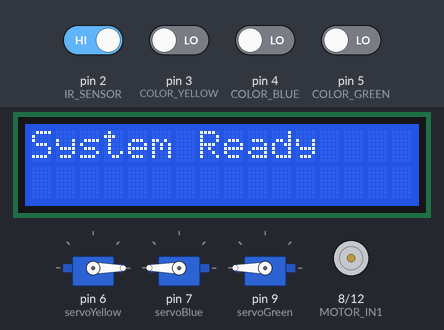
Recording of a sketch running on a simulated Arduino Uno, built with avr-gcc and run on an emulated ATmega328P. Shown: 16×2 character LCD, 3 × servo, motor-driver pin pairs drawn as motors (green arrow = first pin HIGH = forward, orange = second pin HIGH = backward, longer = more drive, scaled by the enable pin). The test bench sets the inputs (shaded band); at power-on: pin 2 (IR_SENSOR) HIGH, pin 3 (COLOR_YELLOW), pin 4 (COLOR_BLUE), pin 5 (COLOR_GREEN) LOW. What the sketch prints to the serial monitor is not drawn.

Above: at 3.3 s.
3.4 s: pin 4 (COLOR_BLUE) driven HIGH
At 4.1 s:
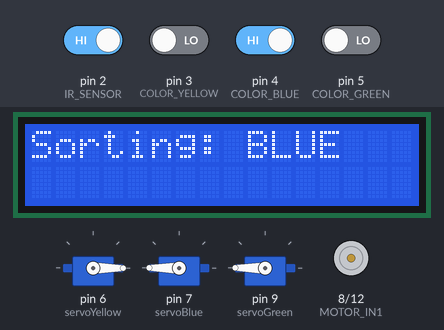
6.4 s: pin 2 (IR_SENSOR) driven LOW and pin 3 (COLOR_YELLOW) driven HIGH
9.4 s: pin 3 (COLOR_YELLOW) driven LOW
At 10.4 s:
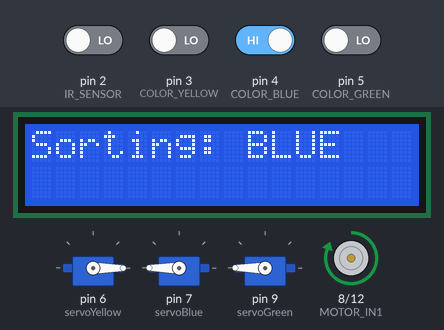
12.4 s: pin 3 (COLOR_YELLOW) driven HIGH and pin 4 (COLOR_BLUE) driven LOW
At 17.3 s:
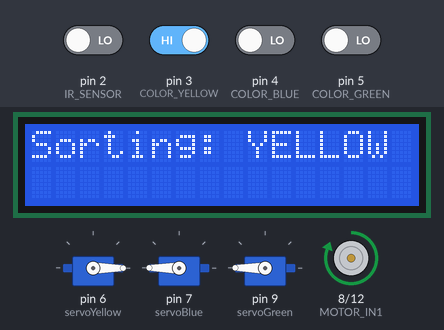
Timing chart, 0 to 24.8 s (numbered marks = the images above; inputs shaded):
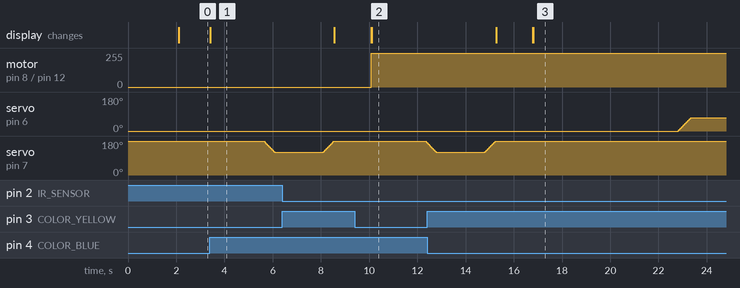

Measured:
- after the input at 3.4 s, servo on pin 7 (servoBlue): moves from 180° to 120° over 0.45 s, starting after 2.2 s; the display: changes at once (image 1)
- after the input at 9.4 s, servo on pin 7 (servoBlue): 180° → 170° after 2.9 s; the display: first differs from a run without the input after 0.72 s (image 2)
- after the input at 12.4 s, servo on pin 6 (servoYellow): moves from 0° to 70° over 0.51 s, starting after 10.4 s; the display: first differs from a run without the input after 4.4 s (image 3)

The sketch:

arduino-with-esp32-sorting-converyor-full-succsus-with-lcd.ino
```cpp
#include <Servo.h>
#include <Wire.h>
#include <LiquidCrystal_I2C.h>

// إنشاء كائن شاشة LCD (تأكد من عنوان الـ I2C الصحيح: 0x27 أو 0x3F)
LiquidCrystal_I2C lcd(0x27, 16, 2);

// تعاريف المداخل
#define IR_SENSOR 2       // حساس IR
#define COLOR_YELLOW 3     // من ESP32-CAM
#define COLOR_BLUE 4
#define COLOR_GREEN 5

// تعريف المحرك (عبر L298N)
#define MOTOR_IN1 8
#define MOTOR_IN2 12
#define MOTOR_ENA 13   // للتحكم بالسرعة (PWM)

// السيرفوهات
Servo servoYellow;
Servo servoBlue;
Servo servoGreen;

// متغيرات زمن التأخير (قابلة للتعديل)
unsigned long delayYellow = 6000; // 6 ثواني
unsigned long delayBlue = 2200;   // 2.2 ثواني
unsigned long delayGreen = 8200;  // 8.2 ثواني

// متغير لتتبع حالة بدء تشغيل السير
bool conveyorStarted = false;

void setup() {
  Serial.begin(9600);

  // إعداد شاشة LCD
  lcd.init();
  lcd.backlight();
  lcd.setCursor(0, 0);
  lcd.print("Color Sort System");
  lcd.setCursor(0, 1);
  lcd.print("Initializing...");
  delay(2000);
  lcd.clear();
  lcd.setCursor(0, 0);
  lcd.print("System Ready");

  pinMode(IR_SENSOR, INPUT);
  pinMode(COLOR_YELLOW, INPUT);
  pinMode(COLOR_BLUE, INPUT);
  pinMode(COLOR_GREEN, INPUT);

  pinMode(MOTOR_IN1, OUTPUT);
  pinMode(MOTOR_IN2, OUTPUT);
  pinMode(MOTOR_ENA, OUTPUT);

  servoYellow.attach(6);
  servoBlue.attach(7);
  servoGreen.attach(9);

  stopMotor();
  servoYellow.write(0);
  servoBlue.write(180);
  servoGreen.write(180);
}

void loop() {
  int irState = digitalRead(IR_SENSOR);

  // تشغيل السير مرة واحدة فقط عند أول اكتشاف لجسم
  if (!conveyorStarted && irState == LOW) {
    runMotor();
    conveyorStarted = true;
    Serial.println("Conveyor started for the first time and will not stop.");
    lcd.clear();
    lcd.setCursor(0, 0);
    lcd.print("Conveyor Running");
  }

  // تحقق من اللون القادم من ESP32
  if (digitalRead(COLOR_YELLOW) == HIGH) {
    handleGate(servoYellow, delayYellow, "YELLOW");
  }
  else if (digitalRead(COLOR_BLUE) == HIGH) {
    handleGate(servoBlue, delayBlue, "BLUE");
  }
  else if (digitalRead(COLOR_GREEN) == HIGH) {
    handleGate(servoGreen, delayGreen, "GREEN");
  }
}

void runMotor() {
  digitalWrite(MOTOR_IN1, HIGH);
  digitalWrite(MOTOR_IN2, LOW);
  analogWrite(MOTOR_ENA, 255); // السرعة (0–255)
}

void stopMotor() {
  digitalWrite(MOTOR_IN1, LOW);
  digitalWrite(MOTOR_IN2, LOW);
}

void handleGate(Servo &servo, unsigned long delayTime, String colorName) {
  Serial.print("Opening gate for color: ");
  Serial.println(colorName);

  // عرض اللون الجاري على الشاشة
  lcd.clear();
  lcd.setCursor(0, 0);
  lcd.print("Sorting: ");
  lcd.print(colorName);

  delay(delayTime);  // الانتظار حتى يصل المنتج أمام البوابة

  // السيرفو الخاص باللون الأصفر يعمل بالعكس
  if (colorName == "YELLOW") {
    for (int angle = 0; angle <= 70; angle += 2) {
      servo.write(angle);
      delay(15);
    }
    delay(2000);
    for (int angle = 70; angle >= 0; angle -= 2) {
      servo.write(angle);
      delay(15);
    }
  }
  else {
    for (int angle = 180; angle >= 120; angle -= 2) {
      servo.write(angle);
      delay(15);
    }
    delay(2000);
    for (int angle = 120; angle <= 180; angle += 2) {
      servo.write(angle);
      delay(15);
    }
  }

  Serial.println("Gate closed.");

  // عرض على الشاشة عند الإغلاق
  lcd.setCursor(0, 1);
  lcd.print("Gate Closed");
  delay(1500);
  lcd.clear();
  lcd.setCursor(0, 0);
  lcd.print("Conveyor Running");
}
```
